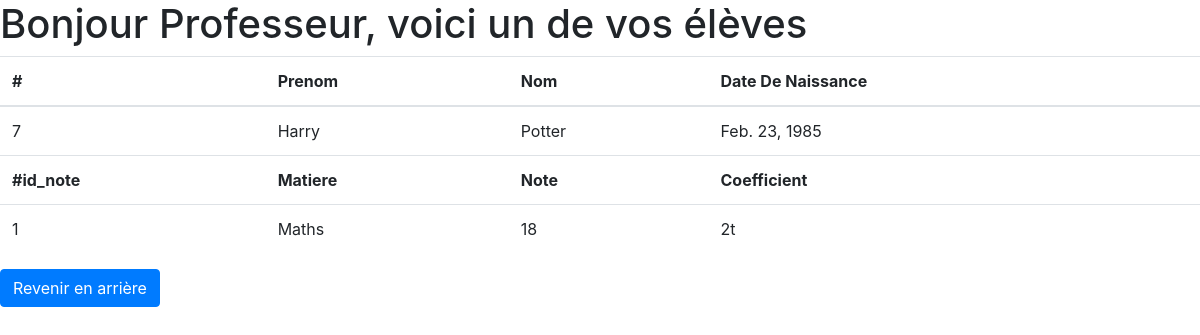
The page /students/student/7/ on the database as committed earlier.
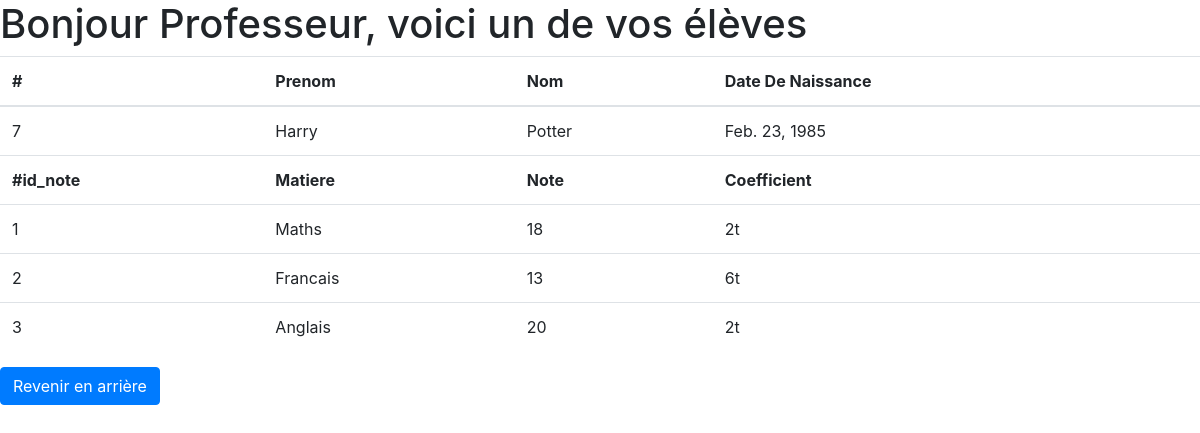
The same page on the database as committed later.
### student_app/models.py (models this page shows, shortened)
class Student(models.Model):
	first_name = models.CharField(max_length=20)
	last_name = models.CharField(max_length=20)
	birthdate = models.DateField()

class Note(models.Model):
	student = models.ForeignKey(Student , on_delete=models.CASCADE)
	matiere = models.CharField(max_length=20)
	note = models.TextField(default=0)
	coefficient = models.IntegerField(default=0)

### student_app/views.py (the view)
# urls.py: path('student/<int:student_id>/', views.details, name='student'),
def details(request, student_id):
    student = Student.objects.get(id=student_id)
    notes = Note.objects.filter(student=student)
    return render(request, 'students/details.html', context={'student': student, 'notes': notes})

### student_app/templates/students/details.html (shortened to what this page needs)
<!DOCTYPE html>
<html>
<head>
  <link rel="stylesheet" href="https://stackpath.bootstrapcdn.com/bootstrap/4.1.3/css/bootstrap.min.css">
</head>
<body>
  <h1>Bonjour Professeur, voici un de vos élèves</h1>
  <table class="table">
    <thead>
      <tr>
        <th scope=“col”>#</th>
        <th scope=“col”>Prenom</th>
            <th scope=“col”>Nom</th>
            <th scope=“col”> Date De Naissance</th>
      </tr>
    </thead>
    <tbody>
      <tr>
        <td>{{ student.id }}</td>
        <td scope="row">{{ student.last_name }}</td>
        <td>  {{ student.first_name }} </td>
        <td>  {{ student.birthdate }} </td>
      </tr>
      <tr>
              <th scope=“col”>#id_note</th>
              <th scope=“col”>Matiere</th>
              <th scope=“col”>Note</th>
              <th scope=“col”> Coefficient</th>
          </tr>
        {% for note in notes %}
        <tr>
          <td scope="col">{{ note.id }}</td>
          <td scope="col">{{ note.matiere }}</td>
          <td scope="col">{{ note.note }}</td>
          <td scope="col">{{ note.coefficient }}t</td>
        </tr>
        {% endfor %}
    </tbody>
  </table>
  <a class="btn btn-primary" href="{% url 'student_app:index' %}">Revenir en arrière</a>
</body>
</html>

Rows that differ between the two databases and show on the page:
added Note: id "2", matiere "Francais", note "13", coefficient "6"
added Note: id "3", matiere "Anglais", note "20", coefficient "2"
